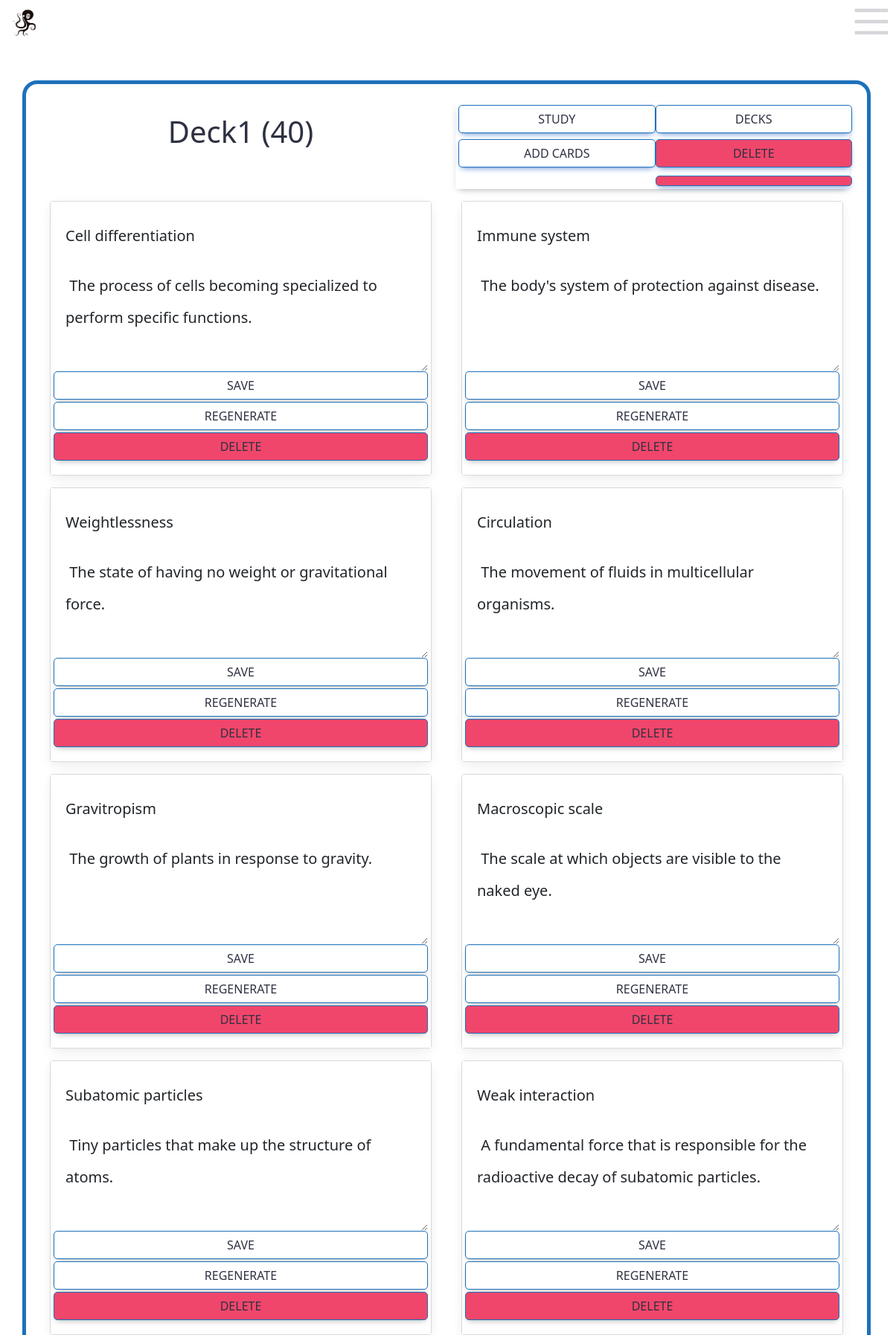
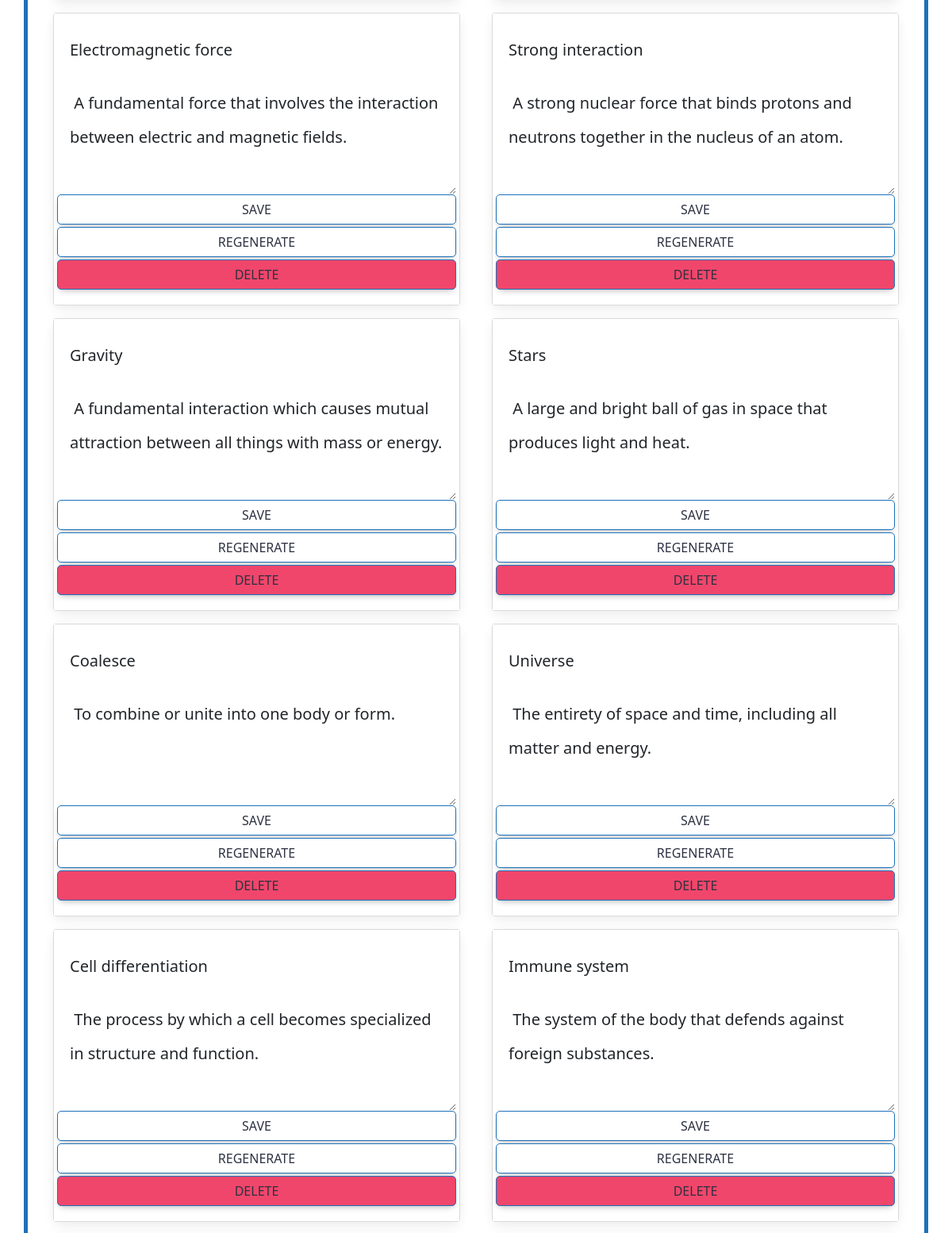
The page /currentdeck/1 (signed in, upper part) on the database its author committed (2 pictures, top to bottom).
### app.py (models this page shows, shortened)
class Deck(db.Model):
    id = db.Column(db.Integer, primary_key=True)
    name = db.Column(db.String(50), nullable=False)
    description = db.Column(db.String(255), nullable=False)
    user_id = db.Column(db.Integer, db.ForeignKey('user.id'))
    cards = db.relationship('Card', secondary=cards, backref="decks", lazy="select")
    time_created = db.Column(db.DateTime, default=datetime.utcnow)
    time_updated = db.Column(db.DateTime, default=datetime.utcnow)
    creator = db.Column(db.Integer)
    public = db.Column(db.Integer, default=0)
    edited = db.Column(db.Integer, default=0)
    create_method = db.Column(db.String(255), nullable=True)
    category = db.Column(db.String(255), nullable=True)
    times_accessed = db.Column(db.Integer, default=0)
    access_date = db.Column(db.DateTime, default=datetime.utcnow)
    def quantity_cards(self):
        return len(self.cards)

class Card(db.Model):
    id = db.Column(db.Integer, primary_key=True)
    term = db.Column(db.String(50), nullable=False)
    content = db.Column(db.String(255), nullable=False)
    boc_2 = db.Column(db.String(255), nullable=True)
    boc_3 = db.Column(db.String(255), nullable=True)
    boc_4 = db.Column(db.String(255), nullable=True)
    img = db.Column(db.String(255), nullable=True)
    sound = db.Column(db.String(255), nullable=True)
    boc_id = db.Column(db.Float(10), nullable=True)
    box_id = db.Column(db.Float(10), nullable=True, default=0)
    interval = db.Column(db.Integer, default=1)
    time_updated = db.Column(db.DateTime, default=datetime.utcnow)
    times_asked = db.Column(db.Integer, default=0)
    times_correct = db.Column(db.Integer, default=0)
    times_correct_row = db.Column(db.Integer, default=0)
    create_method = db.Column(db.String(255), nullable=True)
    time_created = db.Column(db.DateTime, default=datetime.utcnow)
    category = db.Column(db.String(255), nullable=True)
    edited = db.Column(db.Integer, default=0)
    diff_lvl = db.Column(db.Float(100), default=1)

### app.py (the view, shortened to what this page needs)
@app.route("/currentdeck/<deck_id>", methods = ["POST", "GET"])
@login_required
def currentdeck(deck_id):
    deck = Deck.query.filter_by(id=deck_id, user_id=current_user.id).first()
    cards = Card.query.filter(Card.decks.any(id=deck_id)).order_by(Card.id.desc()).all()
    return render_template("currentdeck.html", title="Card Editor", deck=deck, cards=cards)

### app.py (called while the page is built)
@login_manager.user_loader
def load_user(user_id):
    return User.query.get(int(user_id))

@app.after_request
def after_request(response):
    response.headers["Cache-Control"] = "no-cache, no-store, must-revalidate"
    response.headers["Expires"] = 0
    response.headers["Pragma"] = "no-cache"
    return response

### templates/currentdeck.html (shortened to what this page needs)
{% extends "layout.html" %} {% block title %} Card Editor {% endblock %}  {% block main_0 %}
<div class="container-md box_0 flex my-5">
  <div class="row mt-3">
    <div class="col-lg d-flex justify-content-center">
      <h1 class="mt-4 ">{{deck.name}} ({{ deck.quantity_cards() }})</h1>
    </div>
    <div class="col-lg">
      <div
        class="d-flex justify-content-end my-2 btn-group eq_buttons_div"
        style="width: 100%"
      >
        <div class="col-md">
          <a
            href="/study_deck/{{deck.id}}"
            class="btn btn-primary box_study m-1 eq_buttons"
          >
            Study</a
          >
          <a
            href="/addterms/{{deck.id}}"
            class="btn btn-primary box_study m-1 eq_buttons"
          >
            Add cards</a
          >
        </div>
        <div class="col-md">
          <a href="/viewdecks" class="btn btn-primary box_study m-1 eq_buttons">
            Decks
          </a>
          <a
            href="/delete/{{deck.id}}"
            class="btn btn-primary box_warning m-1 eq_buttons"
          >
            Delete</a
          >
          <a
            href="/generate_img/{{deck.id}}"
            class="btn btn-primary box_warning m-1 eq_buttons"
            ></a>
        </div>
      </div>
    </div>
  </div>
  <div class="row">
    {% for card in cards %}
    <div class="col-sm-6">
      <div class="card m-2 bg-light">
        <div class="card-body">
          <form action="" method="post">
            <div class="row">
              <input
                name="term"
                class="card-title border-0 input_0 form-control form-control-lg"
                type="text"
                id="card.id"
                placeholder="{{ card.term }}"
                value="{{ card.term }}"
              />
            </div>
            <div class="row">
              <textarea
                name="content"
                class="form-control card-text border-0 input_0 form-control form-control-lg"
                type="text"
                id="card.id"
                rows="3"
                placeholder="{{ card.content }}"
              > {{ card.content }}</textarea>
            </div>
            <div class="col ">
              <div class="row eq_buttons_div no_gutter align-items-center justify-content-center">
                <input
                  class="btn box_study eq_buttons "
                  type="submit"
                  value="Save"
                />
              </div>
              <div class="row eq_buttons_div no_gutter align-items-center justify-content-center ">
                <a
                  href="/regen_def/{{deck.id}}/{{card.id}}"
                  class="btn box_study eq_buttons"
                  >Regenerate</a
                >
              </div>
              <div class="row eq_buttons_div no_gutter align-items-center justify-content-center">
                <a
                  href="/deletecard/{{deck.id}}/{{card.id}}"
                  class="btn box_warning eq_buttons"
                  >Delete</a
                >
              </div>
            </div>
          </form>
        </div>
      </div>
    </div>
    {% endfor %}
  </div>
</div>
{% endblock %}

### static/style.css (style rules this page uses)
body { background-color: white !important; background-size: cover; }
.row { --mdb-gutter-x: 0.5rem !important; }
.input_0 { background-color: white !important; color: black; }
.card { background-color: white !important; }
.card-body { background-color: white !important; }
.card-title { background-color: white !important; }
.card-text { background-color: white !important; }
.btn-primary { background-color: white !important; color: #2D3142 !important; border-color: #1D71BA !important; }
.box_0 { border: 10px solid !important; align-content: center !important; background-color: white !important; border-width: 5px !important; border-radius: 20px !important; border-color: #1D71BA !important; align-self: center !important; color: #2D3142 !important; }
.box_warning { border: 10px solid !important; align-content: center !important; background-color: #F1466B !important; border-width: 1px !important; border-radius: 5px !important; border-color: #1D71BA !important; align-self: center !important; color: #2D3142 !important; }
.box_study { border: 10px solid !important; align-content: center !important; background-color: white !important; border-width: 1px !important; border-radius: 5px !important; border-color: #1D71BA !important; align-self: center !important; color: #2D3142 !important; }
body { display: flex; min-height: 100vh; flex-direction: column; }
.eq_buttons_div { display: flex !important; justify-content: space-around !important; }
.eq_buttons { width: 100%; margin: 3px; }

### rows shown on the page
Deck: name "Deck1"
Card: term "Cell differentiation", content "The process of cells becoming specialized to perform specific functions."
Card: term "Immune system", content "The body's system of protection against disease."
Card: term "Weightlessness", content "The state of having no weight or gravitational force."
Card: term "Circulation", content "The movement of fluids in multicellular organisms."
Card: term "Gravitropism", content "The growth of plants in response to gravity."
Card: term "Macroscopic scale", content "The scale at which objects are visible to the naked eye."
Card: term "Subatomic particles", content "Tiny particles that make up the structure of atoms."
Card: term "Weak interaction", content "A fundamental force that is responsible for the radioactive decay of subatomic particles."
Card: term "Electromagnetic force", content "A fundamental force that involves the interaction between electric and magnetic fields."
Card: term "Strong interaction", content "A strong nuclear force that binds protons and neutrons together in the nucleus of an atom."
Card: term "Gravity", content "A fundamental interaction which causes mutual attraction between all things with mass or energy."
Card: term "Stars", content "A large and bright ball of gas in space that produces light and heat."
Card: term "Coalesce", content "To combine or unite into one body or form."
Card: term "Universe", content "The entirety of space and time, including all matter and energy."
Card: term "Cell differentiation", content "The process by which a cell becomes specialized in structure and function."
Card: term "Immune system", content "The system of the body that defends against foreign substances."

### other values the page prints
{{ deck.quantity_cards() }} "40"
